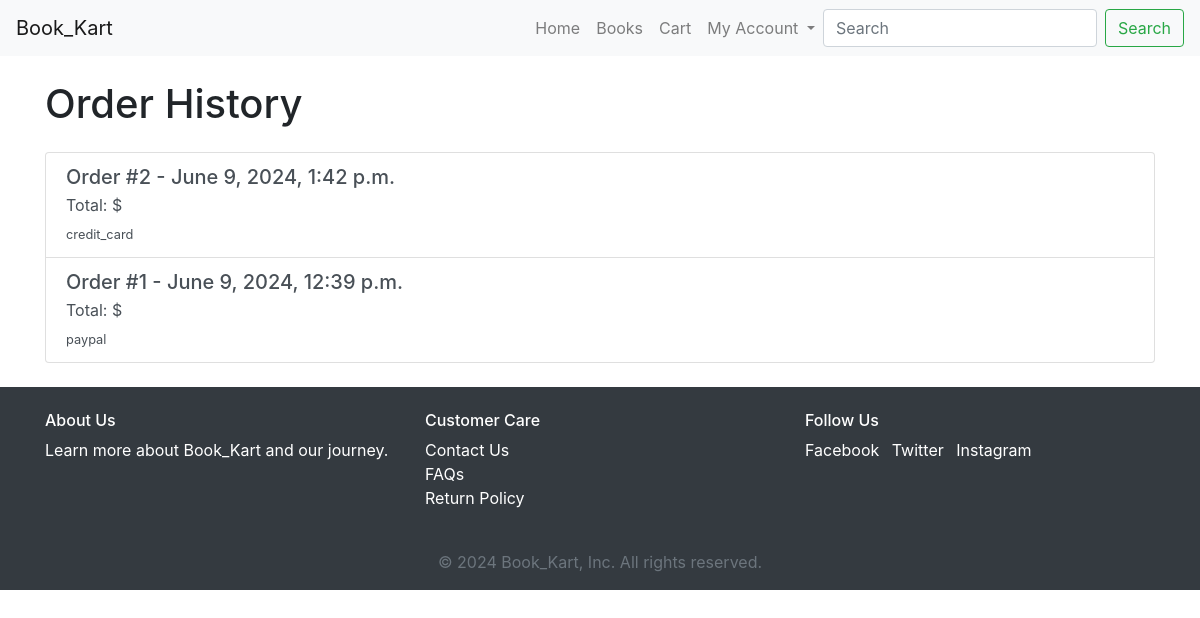
Screenshot of /order_history/ (signed in) with the database file from the repository.
### books/models.py (models this page shows, shortened)
class Order(models.Model):
    STATUS_CHOICES = [
        ('Pending', 'Pending'),
        ('Shipped', 'Shipped'),
        ('Delivered', 'Delivered'),
        ('Cancelled', 'Cancelled'),
    ]
    user = models.ForeignKey(User, on_delete=models.CASCADE)
    order_date = models.DateTimeField(auto_now_add=True)
    total_price = models.DecimalField(max_digits=10, decimal_places=2)
    created_at = models.DateTimeField(auto_now_add=True)
    name = models.CharField(max_length=100)
    address = models.CharField(max_length=255)
    payment_method = models.CharField(max_length=50)
    status = models.CharField(max_length=20, choices=STATUS_CHOICES, default='Pending')
    @property
    def total_price(self):
        return self.items.aggregate(total=Sum('price'))['total']

### books/views.py (the view)
# urls.py: path('order_history/', views.order_history, name='order_history'),
@login_required
def order_history(request):
    orders = Order.objects.filter(user=request.user).order_by('-created_at')
    return render(request, 'books/order_history.html', {'orders': orders})

### books/templates/books/order_history.html (shortened to what this page needs)
{% extends 'books/base.html' %}
{% block content %}
    <h1 class="my-4">Order History</h1>
    {% if orders %}
    <div class="list-group">
        {% for order in orders %}
        <a href="#" class="list-group-item list-group-item-action">
            <h5 class="mb-1">Order #{{ order.id }} - {{ order.created_at }}</h5>
            <p class="mb-1">Total: ${{ total_price }}</p>
            <small>{{ order.payment_method }}</small>
        </a>
        {% endfor %}
    </div>
    {% else %}
    <p>You have no order history.</p>
    {% endif %}
{% endblock %}

### rows the page displays
Order: id "2", created_at "June 9, 2024, 1:42 p.m.", payment_method "credit_card"
Order: id "1", created_at "June 9, 2024, 12:39 p.m.", payment_method "paypal"
